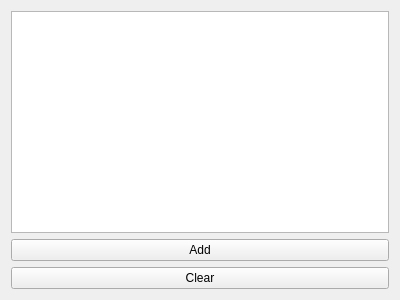
<?xml version="1.0" encoding="UTF-8"?>
<ui version="4.0">
 <class>ParamsWidget</class>
 <widget class="QWidget" name="ParamsWidget">
  <property name="geometry">
   <rect>
    <x>0</x>
    <y>0</y>
    <width>400</width>
    <height>300</height>
   </rect>
  </property>
  <property name="windowTitle">
   <string>Form</string>
  </property>
  <layout class="QVBoxLayout" name="verticalLayout">
   <item>
    <widget class="QTextEdit" name="ParamsEdit">
     <property name="readOnly">
      <bool>true</bool>
     </property>
    </widget>
   </item>
   <item>
    <widget class="QPushButton" name="AddButton">
     <property name="text">
      <string>Add</string>
     </property>
    </widget>
   </item>
   <item>
    <widget class="QPushButton" name="ClearButton">
     <property name="text">
      <string>Clear</string>
     </property>
    </widget>
   </item>
  </layout>
 </widget>
 <resources/>
 <connections/>
</ui>
